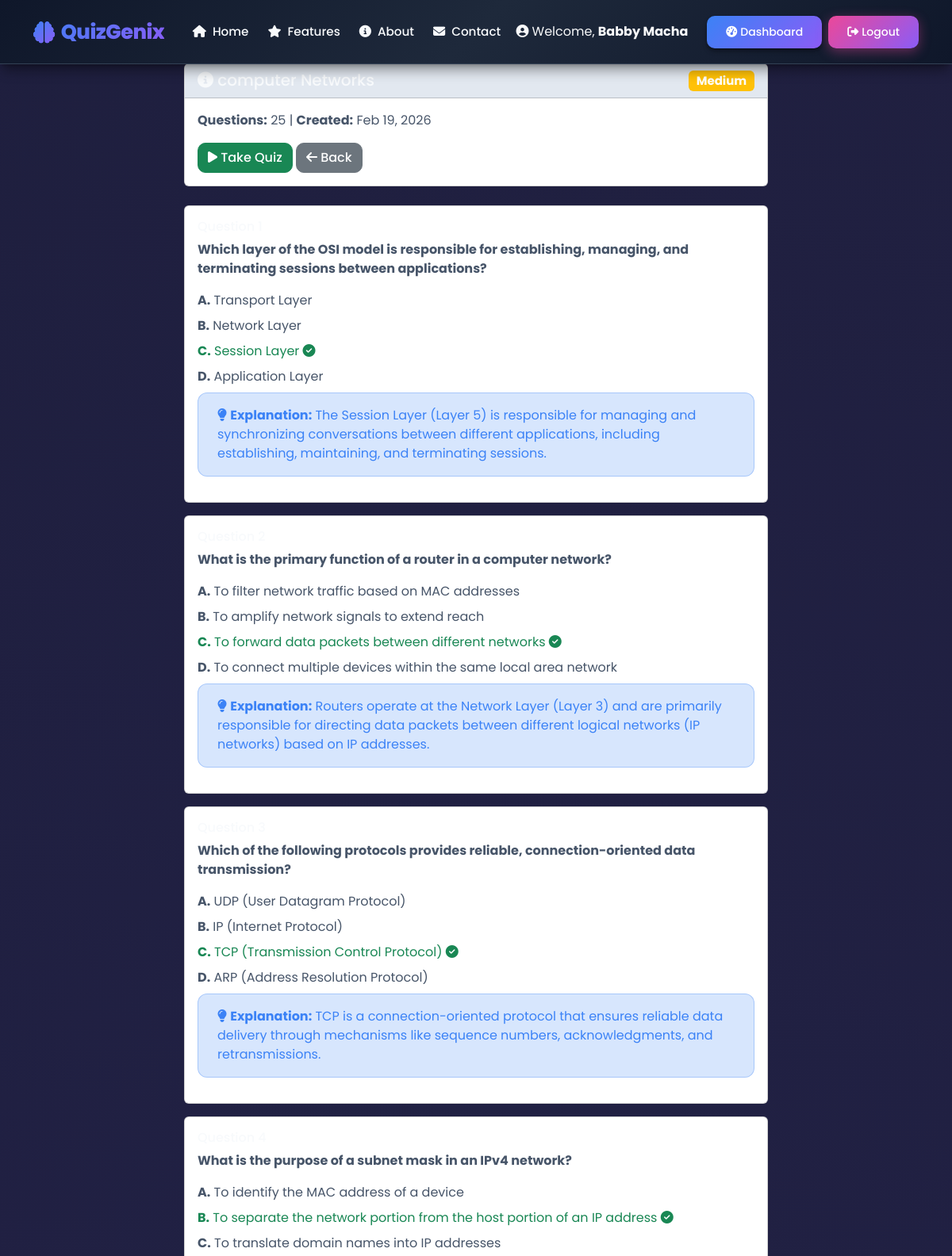
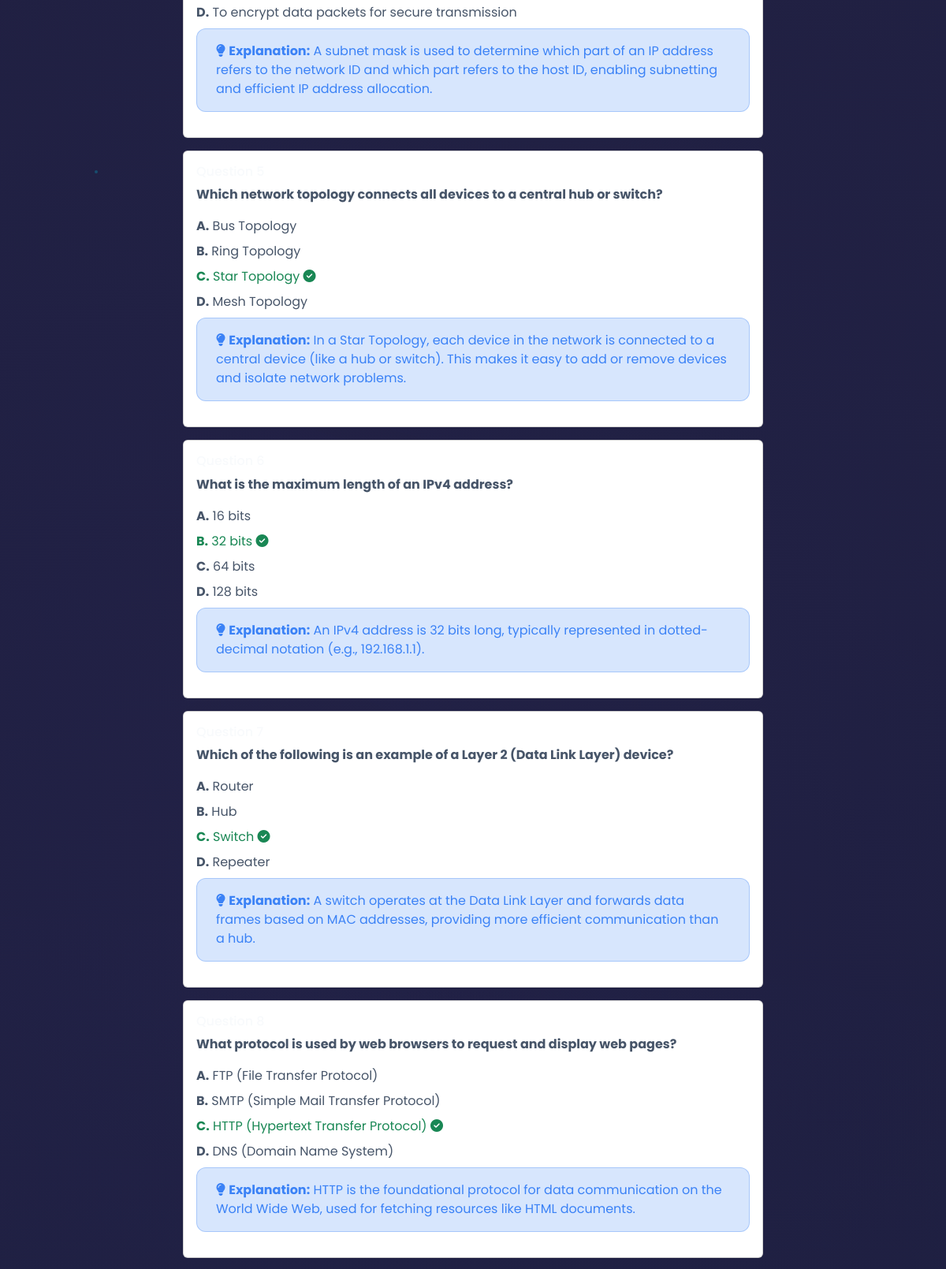
The app's page /quiz/9/detail/ (signed in, upper part) with its own data (2 pictures, top to bottom).
### quiz_project/quiz/models.py (models this page shows, shortened)
class Quiz(models.Model):
    DIFFICULTY_CHOICES = [
        ('Easy', 'Easy'),
        ('Medium', 'Medium'),
        ('Hard', 'Hard'),
    ]
    user = models.ForeignKey(User, on_delete=models.CASCADE, related_name='quizzes')
    pdf = models.ForeignKey(PDFDocument, on_delete=models.CASCADE, related_name='quizzes')
    subject = models.CharField(max_length=255)
    difficulty = models.CharField(max_length=20, choices=DIFFICULTY_CHOICES)
    number_of_questions = models.IntegerField()
    created_at = models.DateTimeField(auto_now_add=True)
    is_completed = models.BooleanField(default=False)
    class Meta:
        ordering = ['-created_at']

class Question(models.Model):
    quiz = models.ForeignKey(Quiz, on_delete=models.CASCADE, related_name='questions')
    question_text = models.TextField()
    option_a = models.CharField(max_length=500)
    option_b = models.CharField(max_length=500)
    option_c = models.CharField(max_length=500)
    option_d = models.CharField(max_length=500)
    correct_answer = models.CharField(max_length=1, choices=[
        ('A', 'A'),
        ('B', 'B'),
        ('C', 'C'),
        ('D', 'D'),
    ])
    explanation = models.TextField(blank=True, null=True)
    order = models.IntegerField(default=0)
    class Meta:
        ordering = ['order']

### quiz_project/quiz/views.py (the view)
# urls.py: path('quiz/<int:quiz_id>/detail/', views.quiz_detail, name='quiz_detail'),
@login_required
def quiz_detail(request, quiz_id):
    quiz = get_object_or_404(Quiz, id=quiz_id)
    questions = quiz.questions.all()
    if request.user.is_staff or request.user.is_superuser:
        answers = UserAnswer.objects.filter(quiz=quiz)
        result = Result.objects.filter(quiz=quiz)
    else:
        answers = UserAnswer.objects.filter(user=request.user, quiz=quiz)
        result = Result.objects.filter(user=request.user, quiz=quiz).first()
    context = {
        'quiz': quiz,
        'questions': questions,
        'answers': answers,
        'result': result,
    }
    return render(request, 'quiz/quiz_detail.html', context)

### quiz_project/templates/quiz/quiz_detail.html (shortened to what this page needs)
{% extends 'quiz/base.html' %}
{% block content %}
<div class="row">
    <div class="col-lg-8 mx-auto">
        <div class="card mb-4">
            <div class="card-header bg-primary text-white">
                <h5 class="mb-0">
                    <i class="fas fa-info-circle"></i> {{ quiz.subject }}
                    <span class="badge bg-{% if quiz.difficulty == 'Easy' %}success{% elif quiz.difficulty == 'Medium' %}warning{% else %}danger{% endif %} float-end">
                        {{ quiz.difficulty }}
                    </span>
                </h5>
            </div>
            <div class="card-body">
                <div class="mb-3">
                    <strong>Questions:</strong> {{ quiz.number_of_questions }} |
                    <strong>Created:</strong> {{ quiz.created_at|date:"M d, Y" }}
                </div>
                <a href="{% url 'take_quiz' quiz.id %}" class="btn btn-success">
                    <i class="fas fa-play"></i> Take Quiz
                </a>
                <a href="{% url 'dashboard' %}" class="btn btn-secondary">
                    <i class="fas fa-arrow-left"></i> Back
                </a>
            </div>
        </div>
        {% for question in questions %}
        <div class="card mb-3">
            <div class="card-body">
                <h6 class="text-primary">Question {{ forloop.counter }}</h6>
                <p class="fw-bold">{{ question.question_text }}</p>
                <div class="options">
                    <div class="option-item mb-2 {% if question.correct_answer == 'A' %}text-success{% endif %}">
                        <strong>A.</strong> {{ question.option_a }}
                    </div>
                    <div class="option-item mb-2 {% if question.correct_answer == 'B' %}text-success{% endif %}">
                        <strong>B.</strong> {{ question.option_b }}
                        {% if question.correct_answer == 'B' %}
                            <i class="fas fa-check-circle"></i>
                        {% endif %}
                    </div>
                    <div class="option-item mb-2 {% if question.correct_answer == 'C' %}text-success{% endif %}">
                        <strong>C.</strong> {{ question.option_c }}
                        {% if question.correct_answer == 'C' %}
                            <i class="fas fa-check-circle"></i>
                        {% endif %}
                    </div>
                    <div class="option-item mb-2 {% if question.correct_answer == 'D' %}text-success{% endif %}">
                        <strong>D.</strong> {{ question.option_d }}
                    </div>
                </div>
                {% if question.explanation %}
                <div class="alert alert-info mt-2">
                    <i class="fas fa-lightbulb"></i>
                    <strong>Explanation:</strong> {{ question.explanation }}
                </div>
                {% endif %}
            </div>
        </div>
        {% endfor %}
    </div>
</div>
{% endblock %}

### quiz_project/templates/quiz/base.html (shortened to what this page needs)
<!DOCTYPE html>
<html lang="en">
<head>
    <link href="https://cdn.jsdelivr.net/npm/bootstrap@5.3.0/dist/css/bootstrap.min.css" rel="stylesheet">
    <link rel="stylesheet" href="https://cdnjs.cloudflare.com/ajax/libs/font-awesome/6.4.0/css/all.min.css">
</head>
<body>
    <div class="bg-animation">
        <div class="particles">
            <div class="particle"></div>
        </div>
    </div>
    <nav class="quiz-navbar navbar navbar-expand-lg navbar-dark">
        <div class="container">
            <a class="navbar-brand" href="{% url 'landing' %}">
                <i class="fas fa-brain"></i>
                QuizGenix
            </a>
            <div class="collapse navbar-collapse" id="navbarNav">
                <ul class="navbar-nav mx-auto">
                    <li class="nav-item">
                        <a class="nav-link {% if request.resolver_match.url_name == 'landing' or request.resolver_match.url_name == 'home' %}active{% endif %}" href="{% url 'landing' %}">
                            <i class="fas fa-home me-1"></i> Home
                        </a>
                    </li>
                    <li class="nav-item">
                        <a class="nav-link" href="{% url 'landing' %}#features">
                            <i class="fas fa-star me-1"></i> Features
                        </a>
                    </li>
                    <li class="nav-item">
                        <a class="nav-link" href="{% url 'about' %}">
                            <i class="fas fa-info-circle me-1"></i> About
                        </a>
                    </li>
                    <li class="nav-item">
                        <a class="nav-link" href="{% url 'contact' %}">
                            <i class="fas fa-envelope me-1"></i> Contact
                        </a>
                    </li>
                </ul>
                {% if user.is_authenticated %}
                <div class="d-flex gap-2 align-items-center">
                    {% if user.is_staff %}
                    <span class="text-light me-3">
                        <i class="fas fa-user-shield me-1"></i>Welcome, <strong>Admin {{ user.username }}</strong>
                    </span>
                    <a href="{% url 'admin_dashboard' %}" class="btn btn-gradient">
                        <i class="fas fa-cogs me-1"></i>Admin Panel
                    </a>
                    <a href="{% url 'admin_logout' %}" class="btn btn-gradient btn-gradient-secondary">
                        <i class="fas fa-sign-out-alt me-1"></i>Logout
                    </a>
                    {% else %}
                    <span class="text-light me-3">
                        <i class="fas fa-user-circle me-1"></i>Welcome, <strong>{{ user.username }}</strong>
                    </span>
                    <a href="{% url 'dashboard' %}" class="btn btn-gradient">
                        <i class="fas fa-tachometer-alt me-1"></i>Dashboard
                    </a>
                    <a href="{% url 'logout' %}" class="btn btn-gradient btn-gradient-secondary">
                        <i class="fas fa-sign-out-alt me-1"></i>Logout
                    </a>
                    {% endif %}
                </div>
                {% endif %}
            </div>
        </div>
    </nav>
    <div class="main-content">
        <div class="container">
            {% block content %}{% endblock %}
        </div>
    </div>
</body>
</html>

### records on screen
Quiz: subject "computer Networks", difficulty "Medium", number_of_questions "25", created_at "Feb 19, 2026"
Question: question_text "Which layer of the OSI model is responsible for establishing, managing, and terminating sessions between applications?", option_a "Transport Layer", option_b "Network Layer", option_c "Session Layer", option_d "Application Layer", explanation "The Session Layer (Layer 5) is responsible for managing and synchronizing conversations between different applications, including establishing, maintaining, and terminating sessions."
Question: question_text "What is the primary function of a router in a computer network?", option_a "To filter network traffic based on MAC addresses", option_b "To amplify network signals to extend reach", option_c "To forward data packets between different networks", option_d "To connect multiple devices within the same local area network", explanation "Routers operate at the Network Layer (Layer 3) and are primarily responsible for directing data packets between different logical networks (IP networks) based on IP addresses."
Question: question_text "Which of the following protocols provides reliable, connection-oriented data transmission?", option_a "UDP (User Datagram Protocol)", option_b "IP (Internet Protocol)", option_c "TCP (Transmission Control Protocol)", option_d "ARP (Address Resolution Protocol)", explanation "TCP is a connection-oriented protocol that ensures reliable data delivery through mechanisms like sequence numbers, acknowledgments, and retransmissions."
Question: question_text "What is the purpose of a subnet mask in an IPv4 network?", option_a "To identify the MAC address of a device", option_b "To separate the network portion from the host portion of an IP address", option_c "To translate domain names into IP addresses", option_d "To encrypt data packets for secure transmission", explanation "A subnet mask is used to determine which part of an IP address refers to the network ID and which part refers to the host ID, enabling subnetting and efficient IP address allocation."
Question: question_text "Which network topology connects all devices to a central hub or switch?", option_a "Bus Topology", option_b "Ring Topology", option_c "Star Topology", option_d "Mesh Topology", explanation "In a Star Topology, each device in the network is connected to a central device (like a hub or switch). This makes it easy to add or remove devices and isolate network problems."
Question: question_text "What is the maximum length of an IPv4 address?", option_a "16 bits", option_b "32 bits", option_c "64 bits", option_d "128 bits", explanation "An IPv4 address is 32 bits long, typically represented in dotted-decimal notation (e.g., 192.168.1.1)."
Question: question_text "Which of the following is an example of a Layer 2 (Data Link Layer) device?", option_a "Router", option_b "Hub", option_c "Switch", option_d "Repeater", explanation "A switch operates at the Data Link Layer and forwards data frames based on MAC addresses, providing more efficient communication than a hub."
Question: question_text "What protocol is used by web browsers to request and display web pages?", option_a "FTP (File Transfer Protocol)", option_b "SMTP (Simple Mail Transfer Protocol)", option_c "HTTP (Hypertext Transfer Protocol)", option_d "DNS (Domain Name System)", explanation "HTTP is the foundational protocol for data communication on the World Wide Web, used for fetching resources like HTML documents."

### other values on screen
{{ user.username }} "Babby Macha"
